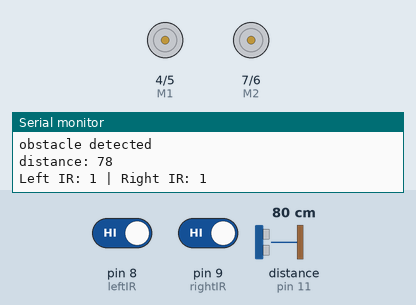
Simulated run of this sketch. Board: Arduino Uno, built with avr-gcc and run on an emulated ATmega328P. Shown: direction and speed pins drawn as motors (green arrow = direction pin HIGH = forward, orange = LOW = backward, longer = more drive), the last lines printed to the serial monitor. Wiring (inferred from the names in the program): ultrasonic range finder: trigger pin 10; echo pin 11. Inputs (shaded band) come from the test bench; at power-on: pin 8 (leftIR) HIGH, distance to the obstacle (sensor on pin 11) 80 cm, pin 9 (rightIR) HIGH. The echo pulse lasts 58.3 µs per cm.

Above: at 1.2 s.
1.3 s: pin 8 (leftIR) driven LOW
At 2.4 s:
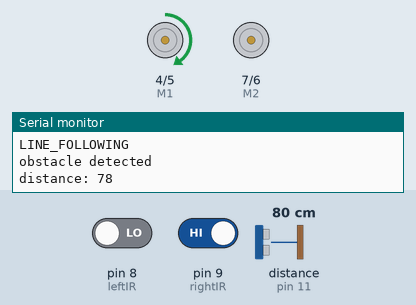
2.8 s: distance to the obstacle (sensor on pin 11) set to 7 cm
5.8 s: distance to the obstacle (sensor on pin 11) set to 4 cm
At 7.0 s:
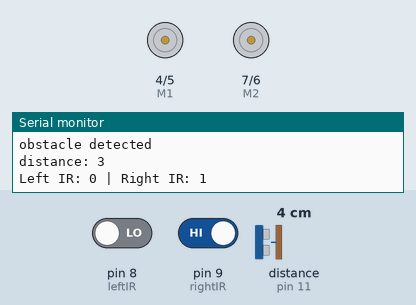
7.3 s: distance to the obstacle (sensor on pin 11) set to 120 cm
At 8.4 s:
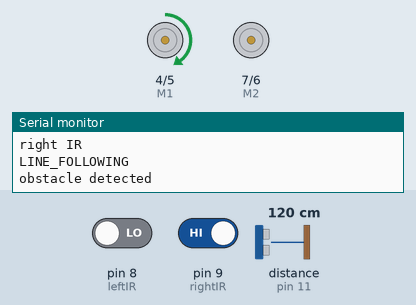
9.4 s: pin 9 (rightIR) driven LOW
At 10.5 s:
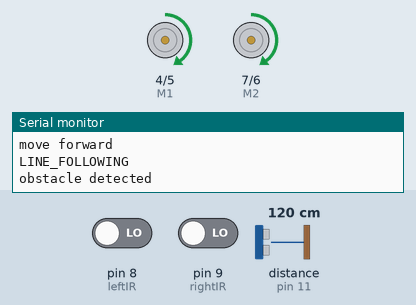
10.9 s: pin 8 (leftIR) driven HIGH
At 11.4 s:
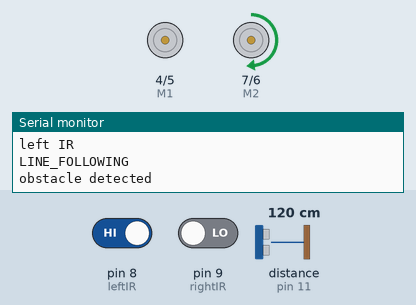
Timing chart, 0 to 13.4 s (numbered marks = the images above; inputs shaded):
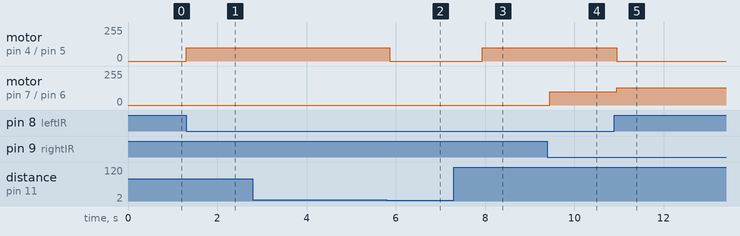

The sketch:

Linefolllowingandobstcledetectionworkingfinalforreport.ino
```cpp
int leftIR = 8;          //Left IR
int rightIR = 9;         //Right IR
int trigPin = 10;        //trig pin of ultrasonic sensor
int echoPin = 11;        //echo pin of ultrasonic sensor

int E1 = 5;              // Left Motor speed control
int E2 = 6;              // Right motor speed control
int M1 = 4;              // Left motor directional control
int M2 = 7;              // Right motor directional control

long duration;           // variable for ultrasonic
int distance;
//define states for AFSM
enum RobotState { LINE_FOLLOWING, OBSTACLE_AVOIDANCE };
RobotState currentState = LINE_FOLLOWING;

void setup(){
//initialize motor control pins
  pinMode(E1, OUTPUT);
  pinMode(E2, OUTPUT);
  pinMode(M1, OUTPUT);
  pinMode(M2, OUTPUT);
//initialize sensor pins
  pinMode(leftIR, INPUT);
  pinMode(rightIR, INPUT);
  pinMode(trigPin, OUTPUT);
  pinMode(echoPin, INPUT);

  Serial.begin(9600); //start serial communication (debugging)
}

void loop(){  //main code
// debugging: print sensor states
  Serial.print("Left IR: ");
  Serial.print(digitalRead(leftIR));
  Serial.print(" | Right IR: ");
  Serial.println(digitalRead(rightIR));

  switch (currentState){
    case LINE_FOLLOWING:
      lineFollowing();
      Serial.println("LINE_FOLLOWING");
      if (isObstacleDetected()) {  //check for obstacles
        currentState = OBSTACLE_AVOIDANCE;
      }
      break;
    case OBSTACLE_AVOIDANCE:
      obstacleAvoidance();
      Serial.println("obstacle");
      //return to line following if no obstacle is detected
      if (!isObstacleDetected()) {
        currentState = LINE_FOLLOWING;

      }
      break;
  }
}

// Line following sequence
void lineFollowing() {
// both sensors are white (not black), move forward
  if (digitalRead(leftIR)==LOW && digitalRead(rightIR)== LOW) {
    advance(100,100);
    Serial.println("move forward");
  }//if left sensor is black turn left
  else if (digitalRead(leftIR)== LOW && digitalRead(rightIR) == HIGH) {
    turn_R(100, 0);
    Serial.println("right IR");
  }//if right sensor is black turn right
  else if (digitalRead(leftIR)== HIGH && digitalRead(rightIR) == LOW) {
    turn_L(0, 130);
    Serial.println("left IR");
  }//if both sensor are black, stop completely
  else{
    stop();
    Serial.println("stop");
  }
}

// obstacle avoidance sequence
void obstacleAvoidance() {
  stop();
  delay(1000);
  Serial.println("obstacle avoidance running");
}


//obstacle detection sequence
bool isObstacleDetected(){
  digitalWrite(trigPin, LOW);
  delayMicroseconds(2);
  digitalWrite(trigPin, HIGH);
  delayMicroseconds(10);
  digitalWrite(trigPin, LOW);

  duration = pulseIn(echoPin, HIGH ,30000);
  distance = duration * 0.034 / 2;
  Serial.println("obstacle detected");
  Serial.print("distance: ");
  Serial.println(distance);
// return true(detected) or false (not detected)
  return( distance <5 && distance >0);


}
//motor control function
void advance(char a, char b){ //forward
  analogWrite(E1, a);         // set left motor speed
  digitalWrite(M1, HIGH);     // set left motor forward
  analogWrite(E2, b);         // set right motor speed
  digitalWrite(M2, HIGH);     // set right motor forward
}

void back_off(char a, char b){ //backward
  analogWrite(E1, a);          // set left motor speed
  digitalWrite(M1, LOW);       // set left motor backward
  analogWrite(E2, b);          // set right motor speed
  digitalWrite(M2, LOW);       // set right motor backward
}
void turn_L(char a, char b){ //turn left
  analogWrite(E1, a);        // set left motor speed
  digitalWrite(M1, LOW);     // set left motor backward
  analogWrite(E2, b);        // set right motor speed
  digitalWrite(M2, HIGH);    // set right motor forward
}
void turn_R(char a, char b){ //turn right
  analogWrite(E1, a);        // set left motor speed
  digitalWrite(M1, HIGH);    // set left motor forward
  analogWrite(E2, b);        // set right motor speed
  digitalWrite(M2, LOW);     // set right motor backward
}
void stop(){ //stop
  analogWrite(E1, 0);        // stop left motor
  analogWrite(E2, 0);        // stop left motor
}
```

Measured:
- the behaviour switches between 6 and 5 cm on distance to the obstacle (sensor on pin 11) (found by bisection; images 1 and 2)
- after the input at 1.3 s, motor on pin 4 (M1) / pin 5 (E1): stopped → forward 100/255 at once
- after the input at 5.8 s, motor on pin 4 (M1) / pin 5 (E1): forward 100/255 → stopped after 0.07 s
- after the input at 7.3 s, motor on pin 4 (M1) / pin 5 (E1): stopped → forward 100/255 after 0.63 s
- after the input at 9.4 s, motor on pin 7 (M2) / pin 6 (E2): stopped → forward 100/255 after 0.06 s
- after the input at 10.9 s, motor on pin 4 (M1) / pin 5 (E1): forward 100/255 → stopped after 0.05 s; motor on pin 7 (M2) / pin 6 (E2): forward 100/255 → forward 130/255 after 0.05 s
